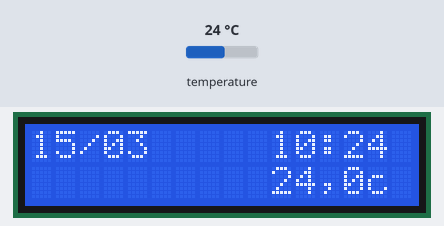
The sketch below on a simulated Arduino Uno, built with avr-gcc and run on an emulated ATmega328P. Parts: 16×2 character LCD. Inputs (shaded band) come from the test bench; at power-on: temperature 24 °C. The local clock reads 2024-03-15 10:24:30 at power-on unless the sketch sets it.

Above: at 1.2 s.
1.3 s: temperature set to 12 °C
At 3.8 s:
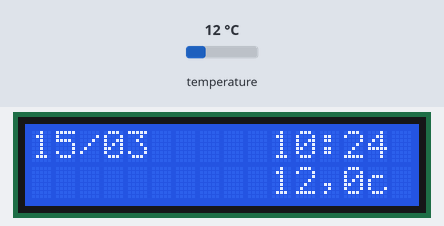
4.1 s: temperature set to 19 °C
At 5.5 s:
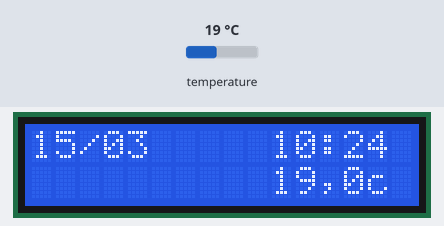
6.6 s: temperature set to 28 °C
At 8.6 s:
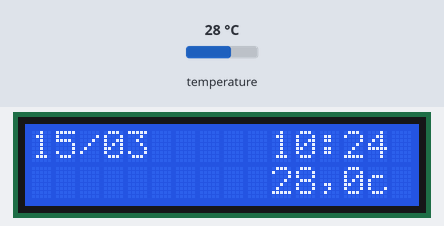
Timing chart, 0 to 10.1 s (numbered marks = the images above; inputs shaded):
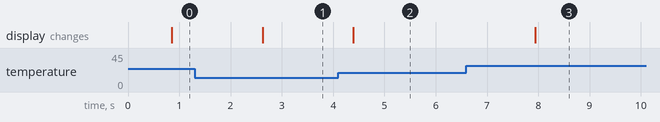

Measured:
- after the input at 1.3 s, the display: changes after 1.3 s (image 1)
- after the input at 4.1 s, the display: changes after 0.29 s (image 2)
- after the input at 6.6 s, the display: changes after 1.3 s (image 3)

The sketch:

lcd_dysplay.ino
```cpp
//Programa: Display LCD 16x2
//Autor: FILIPEFLOP

//Carrega a biblioteca LiquidCrystal
#include <stdarg.h>
#include <LiquidCrystal.h>

#include <Rtc_Pcf8563.h>
#include <TimerOne.h>

#include <OneWire.h>
#include <DallasTemperature.h>
//
//OneWire  ds(10);  // on pin 10 (a 4.7K resistor is necessary)

//Define os pinos que serão utilizados para ligação ao display
LiquidCrystal lcd(12, 11, 5, 4, 3, 2);
Rtc_Pcf8563 rtc;
int STATUS_LED = 0;

#define PORTA_SENSOR 8 /*o pino de dados do sensor está ligado na porta 2 do Arduino*/

OneWire oneWire(PORTA_SENSOR);  /*Protocolo OneWire*/
DallasTemperature sensors(&oneWire); /*encaminha referências OneWire para o sensor*/


String formataDDMM() {
  char strDate[10];
  sprintf(strDate, "%02d/%02d", rtc.getDay(), rtc.getMonth());
  return strDate;
}
String formataDDMMAAAA() {
  char strDate[10];
  sprintf( strDate, "%02d/%02d/%04d", rtc.getDay(), rtc.getMonth(), rtc.getYear() );
  return strDate;
}
String formataTempertura() {
  char strC[10];
  sensors.requestTemperatures(); /* Envia o comando para leitura da temperatura */
  float temp = sensors.getTempCByIndex( 0 );
  dtostrf( (double)temp, 2, 1, strC );
  strC[2] = ',';
  strC[4] = 'c';
  strC[5] = 0;
  return strC ;
}
void chooseSensor() {
  if (false) {
    Serial.print(" Requerimento de temperatura...");
    Serial.println("Pronto");  /*Printa "Pronto" */
    /********************************************************************/
    Serial.print("A temperatura é: "); /* Printa "A temperatura é:" */
    Serial.print(formataTempertura()); /* Endereço do sensor */
 } else {
    lcd.setCursor(10, 1);
    lcd.print(formataTempertura());
 }
}

void chooseLcdDisplay() {
 if (false) {
    Serial.println(rtc.formatTime(RTCC_TIME_HM));
    Serial.println(formataDDMM());
    //Serial.println(rtc.formatDate(RTCC_DATE_WORLD));
  } else {
    lcd.setCursor(0, 0);
    lcd.print(formataDDMM());
    lcd.setCursor(10, 0);
    lcd.print(rtc.formatTime(RTCC_TIME_HM));
    //lcd.print(rtc.formatDate(RTCC_DATE_WORLD));
  }
}
void chooseLed() {
  if ( STATUS_LED == 0 ) {
    digitalWrite(LED_BUILTIN, HIGH);
    STATUS_LED = 1;
  } else {
    digitalWrite(LED_BUILTIN, LOW);
    STATUS_LED = 0;
  }
}


void setup() {
  //Define o número de colunas e linhas do LCD
  Serial.begin(9600);
  lcd.begin(16, 2);
  lcd.clear();
  sensors.begin(); /*inicia biblioteca*/
  sensors.setResolution(12);
}

void loop() {
  chooseLcdDisplay();
  chooseLed();
  chooseSensor();
  delay(1000);
  //searchSensor();
}
```
